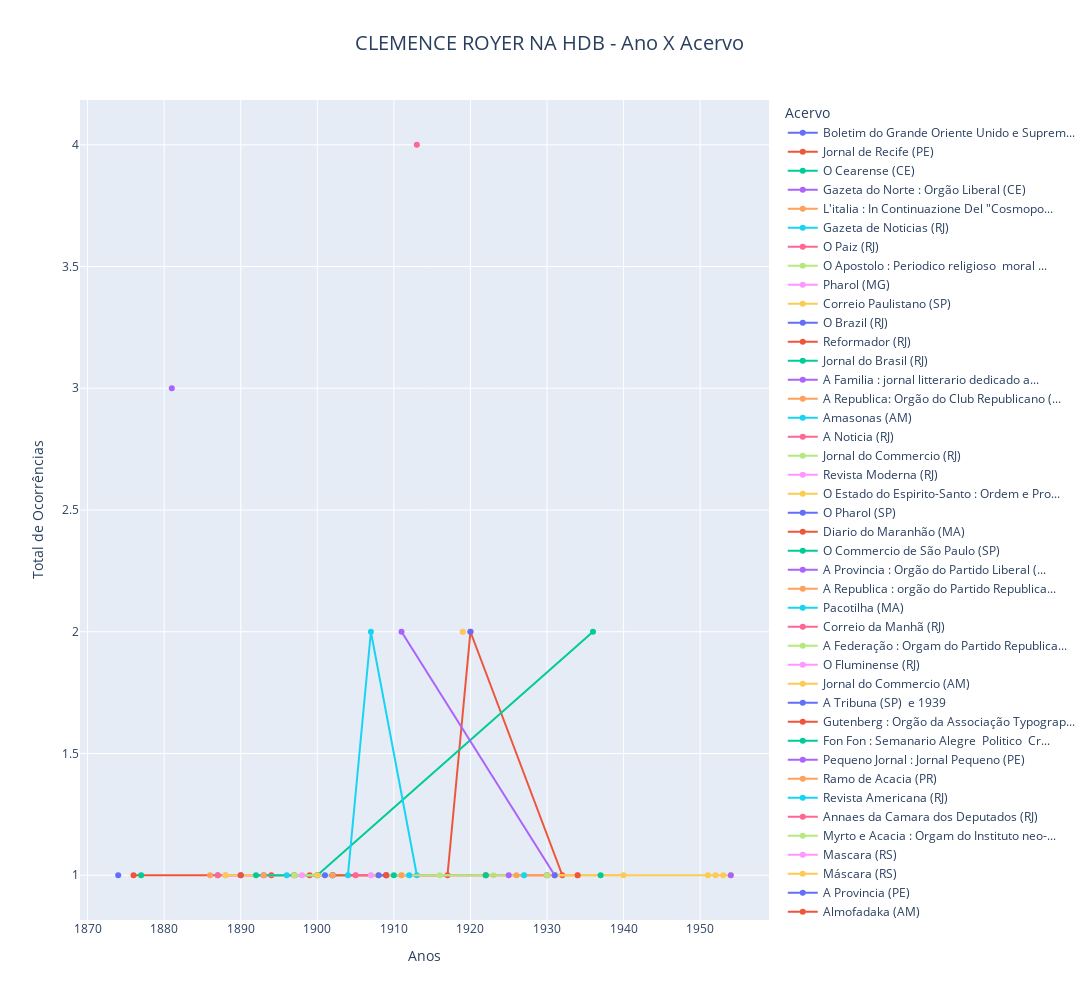

This figure's notebook cell:
### Code cell
###############################################################################
# Graph 4: Gráfico de linha de Ocorrências por Ano em cada Acervo
###############################################################################
#line plot with plotly express using the count of the number of times the 'Acervo' was repeated between 1901 and 1940
fig = px.line(df_ano_acervo, x='Ano', y='quant_oco_ano', color='Acervo', height=1000, width=1200,
                 hover_data=[df_ano_acervo['Ano'], df_ano_acervo['Acervo'], df_ano_acervo['quant_oco_ano']],
                 title=f'{output_file} - Ano X Acervo',
                 markers=True,
                 )
# config the layout
fig.update_layout(
    autosize=True,
    hovermode="closest",
    legend=dict(orientation="v"),
    showlegend=True,
    xaxis=dict(title="Anos"),
    yaxis=dict(title="Total de Ocorrências"),
    title_font_size=20,
    title_pad=dict(l=300, r=0, t=0, b=0),
)
fig.show()
#save the figure as a html and png file
fig.write_html(f'{output_file}_line_anos.html')
fig.write_image(f'{output_file}_line_anos.png')

### Figure 1 — Plotly figure (JSON) as saved in the notebook; plotly's stock layout.template omitted (floating-point values rounded to 4 significant figures)
{"data": [{"customdata": [["Boletim do Grande Oriente Unido e Suprem..."]], "hovertemplate": "Acervo=%{customdata[0]}<br>Ano=%{x}<br>quant_oco_ano=%{y}<extra></extra>", "legendgroup": "Boletim do Grande Oriente Unido e Suprem...", "line": {"color": "#636efa", "dash": "solid"}, "marker": {"symbol": "circle"}, "mode": "markers+lines", "name": "Boletim do Grande Oriente Unido e Suprem...", "orientation": "v", "showlegend": true, "type": "scatter", "x": [1874], "xaxis": "x", "y": [1], "yaxis": "y"}, {"customdata": [["Jornal de Recife (PE) "], ["Jornal de Recife (PE) "], ["Jornal de Recife (PE) "], ["Jornal de Recife (PE) "], ["Jornal de Recife (PE) "], ["Jornal de Recife (PE) "], ["Jornal de Recife (PE) "]], "hovertemplate": "Acervo=%{customdata[0]}<br>Ano=%{x}<br>quant_oco_ano=%{y}<extra></extra>", "legendgroup": "Jornal de Recife (PE) ", "line": {"color": "#EF553B", "dash": "solid"}, "marker": {"symbol": "circle"}, "mode": "markers+lines", "name": "Jornal de Recife (PE) ", "orientation": "v", "showlegend": true, "type": "scatter", "x": [1876, 1894, 1897, 1899, 1917, 1920, 1932], "xaxis": "x", "y": [1, 1, 1, 1, 1, 2, 1], "yaxis": "y"}, {"customdata": [["O Cearense (CE) "]], "hovertemplate": "Acervo=%{customdata[0]}<br>Ano=%{x}<br>quant_oco_ano=%{y}<extra></extra>", "legendgroup": "O Cearense (CE) ", "line": {"color": "#00cc96", "dash": "solid"}, "marker": {"symbol": "circle"}, "mode": "markers+lines", "name": "O Cearense (CE) ", "orientation": "v", "showlegend": true, "type": "scatter", "x": [1877], "xaxis": "x", "y": [1], "yaxis": "y"}, {"customdata": [["Gazeta do Norte : Orgão Liberal (CE) "]], "hovertemplate": "Acervo=%{customdata[0]}<br>Ano=%{x}<br>quant_oco_ano=%{y}<extra></extra>", "legendgroup": "Gazeta do Norte : Orgão Liberal (CE) ", "line": {"color": "#ab63fa", "dash": "solid"}, "marker": {"symbol": "circle"}, "mode": "markers+lines", "name": "Gazeta do Norte : Orgão Liberal (CE) ", "orientation": "v", "showlegend": true, "type": "scatter", "x": [1881], "xaxis": "x", "y": [3], "yaxis": "y"}, {"customdata": [["L'italia : In Continuazione Del \"Cosmopo..."]], "hovertemplate": "Acervo=%{customdata[0]}<br>Ano=%{x}<br>quant_oco_ano=%{y}<extra></extra>", "legendgroup": "L'italia : In Continuazione Del \"Cosmopo...", "line": {"color": "#FFA15A", "dash": "solid"}, "marker": {"symbol": "circle"}, "mode": "markers+lines", "name": "L'italia : In Continuazione Del \"Cosmopo...", "orientation": "v", "showlegend": true, "type": "scatter", "x": [1886], "xaxis": "x", "y": [1], "yaxis": "y"}, {"customdata": [["Gazeta de Noticias (RJ) "]], "hovertemplate": "Acervo=%{customdata[0]}<br>Ano=%{x}<br>quant_oco_ano=%{y}<extra></extra>", "legendgroup": "Gazeta de Noticias (RJ) ", "line": {"color": "#19d3f3", "dash": "solid"}, "marker": {"symbol": "circle"}, "mode": "markers+lines", "name": "Gazeta de Noticias (RJ) ", "orientation": "v", "showlegend": true, "type": "scatter", "x": [1887], "xaxis": "x", "y": [1], "yaxis": "y"}, {"customdata": [["O Paiz (RJ) "], ["O Paiz (RJ) "]], "hovertemplate": "Acervo=%{customdata[0]}<br>Ano=%{x}<br>quant_oco_ano=%{y}<extra></extra>", "legendgroup": "O Paiz (RJ) ", "line": {"color": "#FF6692", "dash": "solid"}, "marker": {"symbol": "circle"}, "mode": "markers+lines", "name": "O Paiz (RJ) ", "orientation": "v", "showlegend": true, "type": "scatter", "x": [1887, 1900], "xaxis": "x", "y": [1, 1], "yaxis": "y"}, {"customdata": [["O Apostolo : Periodico religioso  moral ..."]], "hovertemplate": "Acervo=%{customdata[0]}<br>Ano=%{x}<br>quant_oco_ano=%{y}<extra></extra>", "legendgroup": "O Apostolo : Periodico religioso  moral ...", "line": {"color": "#B6E880", "dash": "solid"}, "marker": {"symbol": "circle"}, "mode": "markers+lines", "name": "O Apostolo : Periodico religioso  moral ...", "orientation": "v", "showlegend": true, "type": "scatter", "x": [1888], "xaxis": "x", "y": [1], "yaxis": "y"}, {"customdata": [["Pharol (MG) "], ["Pharol (MG) "]], "hovertemplate": "Acervo=%{customdata[0]}<br>Ano=%{x}<br>quant_oco_ano=%{y}<extra></extra>", "legendgroup": "Pharol (MG) ", "line": {"color": "#FF97FF", "dash": "solid"}, "marker": {"symbol": "circle"}, "mode": "markers+lines", "name": "Pharol (MG) ", "orientation": "v", "showlegend": true, "type": "scatter", "x": [1888, 1905], "xaxis": "x", "y": [1, 1], "yaxis": "y"}, {"customdata": [["Correio Paulistano (SP) "], ["Correio Paulistano (SP) "], ["Correio Paulistano (SP) "], ["Correio Paulistano (SP) "], ["Correio Paulistano (SP) "], ["Correio Paulistano (SP) "]], "hovertemplate": "Acervo=%{customdata[0]}<br>Ano=%{x}<br>quant_oco_ano=%{y}<extra></extra>", "legendgroup": "Correio Paulistano (SP) ", "line": {"color": "#FECB52", "dash": "solid"}, "marker": {"symbol": "circle"}, "mode": "markers+lines", "name": "Correio Paulistano (SP) ", "orientation": "v", "showlegend": true, "type": "scatter", "x": [1888, 1908, 1951, 1952, 1953, 1954], "xaxis": "x", "y": [1, 1, 1, 1, 1, 1], "yaxis": "y"}, {"customdata": [["O Brazil (RJ) "]], "hovertemplate": "Acervo=%{customdata[0]}<br>Ano=%{x}<br>quant_oco_ano=%{y}<extra></extra>", "legendgroup": "O Brazil (RJ) ", "line": {"color": "#636efa", "dash": "solid"}, "marker": {"symbol": "circle"}, "mode": "markers+lines", "name": "O Brazil (RJ) ", "orientation": "v", "showlegend": true, "type": "scatter", "x": [1890], "xaxis": "x", "y": [1], "yaxis": "y"}, {"customdata": [["Reformador (RJ) "]], "hovertemplate": "Acervo=%{customdata[0]}<br>Ano=%{x}<br>quant_oco_ano=%{y}<extra></extra>", "legendgroup": "Reformador (RJ) ", "line": {"color": "#EF553B", "dash": "solid"}, "marker": {"symbol": "circle"}, "mode": "markers+lines", "name": "Reformador (RJ) ", "orientation": "v", "showlegend": true, "type": "scatter", "x": [1890], "xaxis": "x", "y": [1], "yaxis": "y"}, {"customdata": [["Jornal do Brasil (RJ) "], ["Jornal do Brasil (RJ) "], ["Jornal do Brasil (RJ) "]], "hovertemplate": "Acervo=%{customdata[0]}<br>Ano=%{x}<br>quant_oco_ano=%{y}<extra></extra>", "legendgroup": "Jornal do Brasil (RJ) ", "line": {"color": "#00cc96", "dash": "solid"}, "marker": {"symbol": "circle"}, "mode": "markers+lines", "name": "Jornal do Brasil (RJ) ", "orientation": "v", "showlegend": true, "type": "scatter", "x": [1892, 1900, 1936], "xaxis": "x", "y": [1, 1, 2], "yaxis": "y"}, {"customdata": [["A Familia : jornal litterario dedicado a..."]], "hovertemplate": "Acervo=%{customdata[0]}<br>Ano=%{x}<br>quant_oco_ano=%{y}<extra></extra>", "legendgroup": "A Familia : jornal litterario dedicado a...", "line": {"color": "#ab63fa", "dash": "solid"}, "marker": {"symbol": "circle"}, "mode": "markers+lines", "name": "A Familia : jornal litterario dedicado a...", "orientation": "v", "showlegend": true, "type": "scatter", "x": [1893], "xaxis": "x", "y": [1], "yaxis": "y"}, {"customdata": [["A Republica: Orgão do Club Republicano (..."]], "hovertemplate": "Acervo=%{customdata[0]}<br>Ano=%{x}<br>quant_oco_ano=%{y}<extra></extra>", "legendgroup": "A Republica: Orgão do Club Republicano (...", "line": {"color": "#FFA15A", "dash": "solid"}, "marker": {"symbol": "circle"}, "mode": "markers+lines", "name": "A Republica: Orgão do Club Republicano (...", "orientation": "v", "showlegend": true, "type": "scatter", "x": [1893], "xaxis": "x", "y": [1], "yaxis": "y"}, {"customdata": [["Amasonas (AM) "]], "hovertemplate": "Acervo=%{customdata[0]}<br>Ano=%{x}<br>quant_oco_ano=%{y}<extra></extra>", "legendgroup": "Amasonas (AM) ", "line": {"color": "#19d3f3", "dash": "solid"}, "marker": {"symbol": "circle"}, "mode": "markers+lines", "name": "Amasonas (AM) ", "orientation": "v", "showlegend": true, "type": "scatter", "x": [1896], "xaxis": "x", "y": [1], "yaxis": "y"}, {"customdata": [["A Noticia (RJ) "]], "hovertemplate": "Acervo=%{customdata[0]}<br>Ano=%{x}<br>quant_oco_ano=%{y}<extra></extra>", "legendgroup": "A Noticia (RJ) ", "line": {"color": "#FF6692", "dash": "solid"}, "marker": {"symbol": "circle"}, "mode": "markers+lines", "name": "A Noticia (RJ) ", "orientation": "v", "showlegend": true, "type": "scatter", "x": [1897], "xaxis": "x", "y": [1], "yaxis": "y"}, {"customdata": [["Jornal do Commercio (RJ) "], ["Jornal do Commercio (RJ) "], ["Jornal do Commercio (RJ) "]], "hovertemplate": "Acervo=%{customdata[0]}<br>Ano=%{x}<br>quant_oco_ano=%{y}<extra></extra>", "legendgroup": "Jornal do Commercio (RJ) ", "line": {"color": "#B6E880", "dash": "solid"}, "marker": {"symbol": "circle"}, "mode": "markers+lines", "name": "Jornal do Commercio (RJ) ", "orientation": "v", "showlegend": true, "type": "scatter", "x": [1897, 1902, 1923], "xaxis": "x", "y": [1, 1, 1], "yaxis": "y"}, {"customdata": [["Revista Moderna (RJ) "]], "hovertemplate": "Acervo=%{customdata[0]}<br>Ano=%{x}<br>quant_oco_ano=%{y}<extra></extra>", "legendgroup": "Revista Moderna (RJ) ", "line": {"color": "#FF97FF", "dash": "solid"}, "marker": {"symbol": "circle"}, "mode": "markers+lines", "name": "Revista Moderna (RJ) ", "orientation": "v", "showlegend": true, "type": "scatter", "x": [1898], "xaxis": "x", "y": [1], "yaxis": "y"}, {"customdata": [["O Estado do Espirito-Santo : Ordem e Pro..."]], "hovertemplate": "Acervo=%{customdata[0]}<br>Ano=%{x}<br>quant_oco_ano=%{y}<extra></extra>", "legendgroup": "O Estado do Espirito-Santo : Ordem e Pro...", "line": {"color": "#FECB52", "dash": "solid"}, "marker": {"symbol": "circle"}, "mode": "markers+lines", "name": "O Estado do Espirito-Santo : Ordem e Pro...", "orientation": "v", "showlegend": true, "type": "scatter", "x": [1900], "xaxis": "x", "y": [1], "yaxis": "y"}, {"customdata": [["O Pharol (SP) "]], "hovertemplate": "Acervo=%{customdata[0]}<br>Ano=%{x}<br>quant_oco_ano=%{y}<extra></extra>", "legendgroup": "O Pharol (SP) ", "line": {"color": "#636efa", "dash": "solid"}, "marker": {"symbol": "circle"}, "mode": "markers+lines", "name": "O Pharol (SP) ", "orientation": "v", "showlegend": true, "type": "scatter", "x": [1901], "xaxis": "x", "y": [1], "yaxis": "y"}, {"customdata": [["Diario do Maranhão (MA) "], ["Diario do Maranhão (MA) "]], "hovertemplate": "Acervo=%{customdata[0]}<br>Ano=%{x}<br>quant_oco_ano=%{y}<extra></extra>", "legendgroup": "Diario do Maranhão (MA) ", "line": {"color": "#EF553B", "dash": "solid"}, "marker": {"symbol": "circle"}, "mode": "markers+lines", "name": "Diario do Maranhão (MA) ", "orientation": "v", "showlegend": true, "type": "scatter", "x": [1902, 1909], "xaxis": "x", "y": [1, 1], "yaxis": "y"}, {"customdata": [["O Commercio de São Paulo (SP) "]], "hovertemplate": "Acervo=%{customdata[0]}<br>Ano=%{x}<br>quant_oco_ano=%{y}<extra></extra>", "legendgroup": "O Commercio de São Paulo (SP) ", "line": {"color": "#00cc96", "dash": "solid"}, "marker": {"symbol": "circle"}, "mode": "markers+lines", "name": "O Commercio de São Paulo (SP) ", "orientation": "v", "showlegend": true, "type": "scatter", "x": [1902], "xaxis": "x", "y": [1], "yaxis": "y"}, {"customdata": [["A Provincia : Orgão do Partido Liberal (..."]], "hovertemplate": "Acervo=%{customdata[0]}<br>Ano=%{x}<br>quant_oco_ano=%{y}<extra></extra>", "legendgroup": "A Provincia : Orgão do Partido Liberal (...", "line": {"color": "#ab63fa", "dash": "solid"}, "marker": {"symbol": "circle"}, "mode": "markers+lines", "name": "A Provincia : Orgão do Partido Liberal (...", "orientation": "v", "showlegend": true, "type": "scatter", "x": [1902], "xaxis": "x", "y": [1], "yaxis": "y"}, {"customdata": [["A Republica : orgão do Partido Republica..."]], "hovertemplate": "Acervo=%{customdata[0]}<br>Ano=%{x}<br>quant_oco_ano=%{y}<extra></extra>", "legendgroup": "A Republica : orgão do Partido Republica...", "line": {"color": "#FFA15A", "dash": "solid"}, "marker": {"symbol": "circle"}, "mode": "markers+lines", "name": "A Republica : orgão do Partido Republica...", "orientation": "v", "showlegend": true, "type": "scatter", "x": [1902], "xaxis": "x", "y": [1], "yaxis": "y"}, {"customdata": [["Pacotilha (MA) "], ["Pacotilha (MA) "], ["Pacotilha (MA) "]], "hovertemplate": "Acervo=%{customdata[0]}<br>Ano=%{x}<br>quant_oco_ano=%{y}<extra></extra>", "legendgroup": "Pacotilha (MA) ", "line": {"color": "#19d3f3", "dash": "solid"}, "marker": {"symbol": "circle"}, "mode": "markers+lines", "name": "Pacotilha (MA) ", "orientation": "v", "showlegend": true, "type": "scatter", "x": [1904, 1907, 1913], "xaxis": "x", "y": [1, 2, 1], "yaxis": "y"}, {"customdata": [["Correio da Manhã (RJ) "], ["Correio da Manhã (RJ) "]], "hovertemplate": "Acervo=%{customdata[0]}<br>Ano=%{x}<br>quant_oco_ano=%{y}<extra></extra>", "legendgroup": "Correio da Manhã (RJ) ", "line": {"color": "#FF6692", "dash": "solid"}, "marker": {"symbol": "circle"}, "mode": "markers+lines", "name": "Correio da Manhã (RJ) ", "orientation": "v", "showlegend": true, "type": "scatter", "x": [1905, 1930], "xaxis": "x", "y": [1, 1], "yaxis": "y"}, {"customdata": [["A Federação : Orgam do Partido Republica..."], ["A Federação : Orgam do Partido Republica..."], ["A Federação : Orgam do Partido Republica..."]], "hovertemplate": "Acervo=%{customdata[0]}<br>Ano=%{x}<br>quant_oco_ano=%{y}<extra></extra>", "legendgroup": "A Federação : Orgam do Partido Republica...", "line": {"color": "#B6E880", "dash": "solid"}, "marker": {"symbol": "circle"}, "mode": "markers+lines", "name": "A Federação : Orgam do Partido Republica...", "orientation": "v", "showlegend": true, "type": "scatter", "x": [1907, 1911, 1927], "xaxis": "x", "y": [1, 1, 1], "yaxis": "y"}, {"customdata": [["O Fluminense (RJ) "]], "hovertemplate": "Acervo=%{customdata[0]}<br>Ano=%{x}<br>quant_oco_ano=%{y}<extra></extra>", "legendgroup": "O Fluminense (RJ) ", "line": {"color": "#FF97FF", "dash": "solid"}, "marker": {"symbol": "circle"}, "mode": "markers+lines", "name": "O Fluminense (RJ) ", "orientation": "v", "showlegend": true, "type": "scatter", "x": [1907], "xaxis": "x", "y": [1], "yaxis": "y"}, {"customdata": [["Jornal do Commercio (AM) "]], "hovertemplate": "Acervo=%{customdata[0]}<br>Ano=%{x}<br>quant_oco_ano=%{y}<extra></extra>", "legendgroup": "Jornal do Commercio (AM) ", "line": {"color": "#FECB52", "dash": "solid"}, "marker": {"symbol": "circle"}, "mode": "markers+lines", "name": "Jornal do Commercio (AM) ", "orientation": "v", "showlegend": true, "type": "scatter", "x": [1908], "xaxis": "x", "y": [1], "yaxis": "y"}, {"customdata": [["A Tribuna (SP)  e 1939"], ["A Tribuna (SP)  e 1939"]], "hovertemplate": "Acervo=%{customdata[0]}<br>Ano=%{x}<br>quant_oco_ano=%{y}<extra></extra>", "legendgroup": "A Tribuna (SP)  e 1939", "line": {"color": "#636efa", "dash": "solid"}, "marker": {"symbol": "circle"}, "mode": "markers+lines", "name": "A Tribuna (SP)  e 1939", "orientation": "v", "showlegend": true, "type": "scatter", "x": [1908, 1909], "xaxis": "x", "y": [1, 1], "yaxis": "y"}, {"customdata": [["Gutenberg : Orgão da Associação Typograp..."]], "hovertemplate": "Acervo=%{customdata[0]}<br>Ano=%{x}<br>quant_oco_ano=%{y}<extra></extra>", "legendgroup": "Gutenberg : Orgão da Associação Typograp...", "line": {"color": "#EF553B", "dash": "solid"}, "marker": {"symbol": "circle"}, "mode": "markers+lines", "name": "Gutenberg : Orgão da Associação Typograp...", "orientation": "v", "showlegend": true, "type": "scatter", "x": [1909], "xaxis": "x", "y": [1], "yaxis": "y"}, {"customdata": [["Fon Fon : Semanario Alegre  Politico  Cr..."]], "hovertemplate": "Acervo=%{customdata[0]}<br>Ano=%{x}<br>quant_oco_ano=%{y}<extra></extra>", "legendgroup": "Fon Fon : Semanario Alegre  Politico  Cr...", "line": {"color": "#00cc96", "dash": "solid"}, "marker": {"symbol": "circle"}, "mode": "markers+lines", "name": "Fon Fon : Semanario Alegre  Politico  Cr...", "orientation": "v", "showlegend": true, "type": "scatter", "x": [1910], "xaxis": "x", "y": [1], "yaxis": "y"}, {"customdata": [["Pequeno Jornal : Jornal Pequeno (PE) "], ["Pequeno Jornal : Jornal Pequeno (PE) "]], "hovertemplate": "Acervo=%{customdata[0]}<br>Ano=%{x}<br>quant_oco_ano=%{y}<extra></extra>", "legendgroup": "Pequeno Jornal : Jornal Pequeno (PE) ", "line": {"color": "#ab63fa", "dash": "solid"}, "marker": {"symbol": "circle"}, "mode": "markers+lines", "name": "Pequeno Jornal : Jornal Pequeno (PE) ", "orientation": "v", "showlegend": true, "type": "scatter", "x": [1911, 1931], "xaxis": "x", "y": [2, 1], "yaxis": "y"}, {"customdata": [["Ramo de Acacia (PR) "]], "hovertemplate": "Acervo=%{customdata[0]}<br>Ano=%{x}<br>quant_oco_ano=%{y}<extra></extra>", "legendgroup": "Ramo de Acacia (PR) ", "line": {"color": "#FFA15A", "dash": "solid"}, "marker": {"symbol": "circle"}, "mode": "markers+lines", "name": "Ramo de Acacia (PR) ", "orientation": "v", "showlegend": true, "type": "scatter", "x": [1911], "xaxis": "x", "y": [1], "yaxis": "y"}, {"customdata": [["Revista Americana (RJ) "]], "hovertemplate": "Acervo=%{customdata[0]}<br>Ano=%{x}<br>quant_oco_ano=%{y}<extra></extra>", "legendgroup": "Revista Americana (RJ) ", "line": {"color": "#19d3f3", "dash": "solid"}, "marker": {"symbol": "circle"}, "mode": "markers+lines", "name": "Revista Americana (RJ) ", "orientation": "v", "showlegend": true, "type": "scatter", "x": [1912], "xaxis": "x", "y": [1], "yaxis": "y"}, {"customdata": [["Annaes da Camara dos Deputados (RJ) "]], "hovertemplate": "Acervo=%{customdata[0]}<br>Ano=%{x}<br>quant_oco_ano=%{y}<extra></extra>", "legendgroup": "Annaes da Camara dos Deputados (RJ) ", "line": {"color": "#FF6692", "dash": "solid"}, "marker": {"symbol": "circle"}, "mode": "markers+lines", "name": "Annaes da Camara dos Deputados (RJ) ", "orientation": "v", "showlegend": true, "type": "scatter", "x": [1913], "xaxis": "x", "y": [4], "yaxis": "y"}, {"customdata": [["Myrto e Acacia : Orgam do Instituto neo-..."]], "hovertemplate": "Acervo=%{customdata[0]}<br>Ano=%{x}<br>quant_oco_ano=%{y}<extra></extra>", "legendgroup": "Myrto e Acacia : Orgam do Instituto neo-...", "line": {"color": "#B6E880", "dash": "solid"}, "marker": {"symbol": "circle"}, "mode": "markers+lines", "name": "Myrto e Acacia : Orgam do Instituto neo-...", "orientation": "v", "showlegend": true, "type": "scatter", "x": [1916], "xaxis": "x", "y": [1], "yaxis": "y"}, {"customdata": [["Mascara (RS) "]], "hovertemplate": "Acervo=%{customdata[0]}<br>Ano=%{x}<br>quant_oco_ano=%{y}<extra></extra>", "legendgroup": "Mascara (RS) ", "line": {"color": "#FF97FF", "dash": "solid"}, "marker": {"symbol": "circle"}, "mode": "markers+lines", "name": "Mascara (RS) ", "orientation": "v", "showlegend": true, "type": "scatter", "x": [1919], "xaxis": "x", "y": [2], "yaxis": "y"}, {"customdata": [["Máscara (RS) "]], "hovertemplate": "Acervo=%{customdata[0]}<br>Ano=%{x}<br>quant_oco_ano=%{y}<extra></extra>", "legendgroup": "Máscara (RS) ", "line": {"color": "#FECB52", "dash": "solid"}, "marker": {"symbol": "circle"}, "mode": "markers+lines", "name": "Máscara (RS) ", "orientation": "v", "showlegend": true, "type": "scatter", "x": [1919], "xaxis": "x", "y": [2], "yaxis": "y"}, {"customdata": [["A Provincia (PE) "]], "hovertemplate": "Acervo=%{customdata[0]}<br>Ano=%{x}<br>quant_oco_ano=%{y}<extra></extra>", "legendgroup": "A Provincia (PE) ", "line": {"color": "#636efa", "dash": "solid"}, "marker": {"symbol": "circle"}, "mode": "markers+lines", "name": "A Provincia (PE) ", "orientation": "v", "showlegend": true, "type": "scatter", "x": [1920], "xaxis": "x", "y": [2], "yaxis": "y"}, {"customdata": [["Almofadaka (AM) "]], "hovertemplate": "Acervo=%{customdata[0]}<br>Ano=%{x}<br>quant_oco_ano=%{y}<extra></extra>", "legendgroup": "Almofadaka (AM) ", "line": {"color": "#EF553B", "dash": "solid"}, "marker": {"symbol": "circle"}, "mode": "markers+lines", "name": "Almofadaka (AM) ", "orientation": "v", "showlegend": true, "type": "scatter", "x": [1922], "xaxis": "x", "y": [1], "yaxis": "y"}, {"customdata": [["O Jornal (MA) "]], "hovertemplate": "Acervo=%{customdata[0]}<br>Ano=%{x}<br>quant_oco_ano=%{y}<extra></extra>", "legendgroup": "O Jornal (MA) ", "line": {"color": "#00cc96", "dash": "solid"}, "marker": {"symbol": "circle"}, "mode": "markers+lines", "name": "O Jornal (MA) ", "orientation": "v", "showlegend": true, "type": "scatter", "x": [1922], "xaxis": "x", "y": [1], "yaxis": "y"}, {"customdata": [["O Imparcial (RJ) "]], "hovertemplate": "Acervo=%{customdata[0]}<br>Ano=%{x}<br>quant_oco_ano=%{y}<extra></extra>", "legendgroup": "O Imparcial (RJ) ", "line": {"color": "#ab63fa", "dash": "solid"}, "marker": {"symbol": "circle"}, "mode": "markers+lines", "name": "O Imparcial (RJ) ", "orientation": "v", "showlegend": true, "type": "scatter", "x": [1925], "xaxis": "x", "y": [1], "yaxis": "y"}, {"customdata": [["Diario de Pernambuco (PE) "], ["Diario de Pernambuco (PE) "]], "hovertemplate": "Acervo=%{customdata[0]}<br>Ano=%{x}<br>quant_oco_ano=%{y}<extra></extra>", "legendgroup": "Diario de Pernambuco (PE) ", "line": {"color": "#FFA15A", "dash": "solid"}, "marker": {"symbol": "circle"}, "mode": "markers+lines", "name": "Diario de Pernambuco (PE) ", "orientation": "v", "showlegend": true, "type": "scatter", "x": [1926, 1934], "xaxis": "x", "y": [1, 1], "yaxis": "y"}, {"customdata": [["Revista da Semana (RJ) "]], "hovertemplate": "Acervo=%{customdata[0]}<br>Ano=%{x}<br>quant_oco_ano=%{y}<extra></extra>", "legendgroup": "Revista da Semana (RJ) ", "line": {"color": "#19d3f3", "dash": "solid"}, "marker": {"symbol": "circle"}, "mode": "markers+lines", "name": "Revista da Semana (RJ) ", "orientation": "v", "showlegend": true, "type": "scatter", "x": [1927], "xaxis": "x", "y": [1], "yaxis": "y"}, {"customdata": [["A Cruz : Orgão da Parochia de S. João Ba..."]], "hovertemplate": "Acervo=%{customdata[0]}<br>Ano=%{x}<br>quant_oco_ano=%{y}<extra></extra>", "legendgroup": "A Cruz : Orgão da Parochia de S. João Ba...", "line": {"color": "#FF6692", "dash": "solid"}, "marker": {"symbol": "circle"}, "mode": "markers+lines", "name": "A Cruz : Orgão da Parochia de S. João Ba...", "orientation": "v", "showlegend": true, "type": "scatter", "x": [1930], "xaxis": "x", "y": [1], "yaxis": "y"}, {"customdata": [["Lusitania : Revista Illustrada de actual..."]], "hovertemplate": "Acervo=%{customdata[0]}<br>Ano=%{x}<br>quant_oco_ano=%{y}<extra></extra>", "legendgroup": "Lusitania : Revista Illustrada de actual...", "line": {"color": "#B6E880", "dash": "solid"}, "marker": {"symbol": "circle"}, "mode": "markers+lines", "name": "Lusitania : Revista Illustrada de actual...", "orientation": "v", "showlegend": true, "type": "scatter", "x": [1930], "xaxis": "x", "y": [1], "yaxis": "y"}, {"customdata": [["Diario Carioca (RJ) "]], "hovertemplate": "Acervo=%{customdata[0]}<br>Ano=%{x}<br>quant_oco_ano=%{y}<extra></extra>", "legendgroup": "Diario Carioca (RJ) ", "line": {"color": "#FF97FF", "dash": "solid"}, "marker": {"symbol": "circle"}, "mode": "markers+lines", "name": "Diario Carioca (RJ) ", "orientation": "v", "showlegend": true, "type": "scatter", "x": [1931], "xaxis": "x", "y": [1], "yaxis": "y"}, {"customdata": [["Diario de Noticias (RJ) "], ["Diario de Noticias (RJ) "]], "hovertemplate": "Acervo=%{customdata[0]}<br>Ano=%{x}<br>quant_oco_ano=%{y}<extra></extra>", "legendgroup": "Diario de Noticias (RJ) ", "line": {"color": "#FECB52", "dash": "solid"}, "marker": {"symbol": "circle"}, "mode": "markers+lines", "name": "Diario de Noticias (RJ) ", "orientation": "v", "showlegend": true, "type": "scatter", "x": [1931, 1940], "xaxis": "x", "y": [1, 1], "yaxis": "y"}, {"customdata": [["O Jornal (RJ) "]], "hovertemplate": "Acervo=%{customdata[0]}<br>Ano=%{x}<br>quant_oco_ano=%{y}<extra></extra>", "legendgroup": "O Jornal (RJ) ", "line": {"color": "#636efa", "dash": "solid"}, "marker": {"symbol": "circle"}, "mode": "markers+lines", "name": "O Jornal (RJ) ", "orientation": "v", "showlegend": true, "type": "scatter", "x": [1931], "xaxis": "x", "y": [1], "yaxis": "y"}, {"customdata": [["Vida Capichaba (ES) "]], "hovertemplate": "Acervo=%{customdata[0]}<br>Ano=%{x}<br>quant_oco_ano=%{y}<extra></extra>", "legendgroup": "Vida Capichaba (ES) ", "line": {"color": "#EF553B", "dash": "solid"}, "marker": {"symbol": "circle"}, "mode": "markers+lines", "name": "Vida Capichaba (ES) ", "orientation": "v", "showlegend": true, "type": "scatter", "x": [1934], "xaxis": "x", "y": [1], "yaxis": "y"}, {"customdata": [["Diário da Manhã (PE) "]], "hovertemplate": "Acervo=%{customdata[0]}<br>Ano=%{x}<br>quant_oco_ano=%{y}<extra></extra>", "legendgroup": "Diário da Manhã (PE) ", "line": {"color": "#00cc96", "dash": "solid"}, "marker": {"symbol": "circle"}, "mode": "markers+lines", "name": "Diário da Manhã (PE) ", "orientation": "v", "showlegend": true, "type": "scatter", "x": [1937], "xaxis": "x", "y": [1], "yaxis": "y"}, {"customdata": [["Tribuna da Imprensa (RJ) "]], "hovertemplate": "Acervo=%{customdata[0]}<br>Ano=%{x}<br>quant_oco_ano=%{y}<extra></extra>", "legendgroup": "Tribuna da Imprensa (RJ) ", "line": {"color": "#ab63fa", "dash": "solid"}, "marker": {"symbol": "circle"}, "mode": "markers+lines", "name": "Tribuna da Imprensa (RJ) ", "orientation": "v", "showlegend": true, "type": "scatter", "x": [1954], "xaxis": "x", "y": [1], "yaxis": "y"}], "layout": {"autosize": true, "height": 1000, "hovermode": "closest", "legend": {"orientation": "v", "title": {"text": "Acervo"}, "tracegroupgap": 0}, "showlegend": true, "title": {"font": {"size": 20}, "pad": {"b": 0, "l": 300, "r": 0, "t": 0}, "text": "CLEMENCE ROYER NA HDB - Ano X Acervo"}, "width": 1200, "xaxis": {"anchor": "y", "domain": [0, 1], "title": {"text": "Anos"}}, "yaxis": {"anchor": "x", "domain": [0, 1], "title": {"text": "Total de Ocorrências"}}}}
